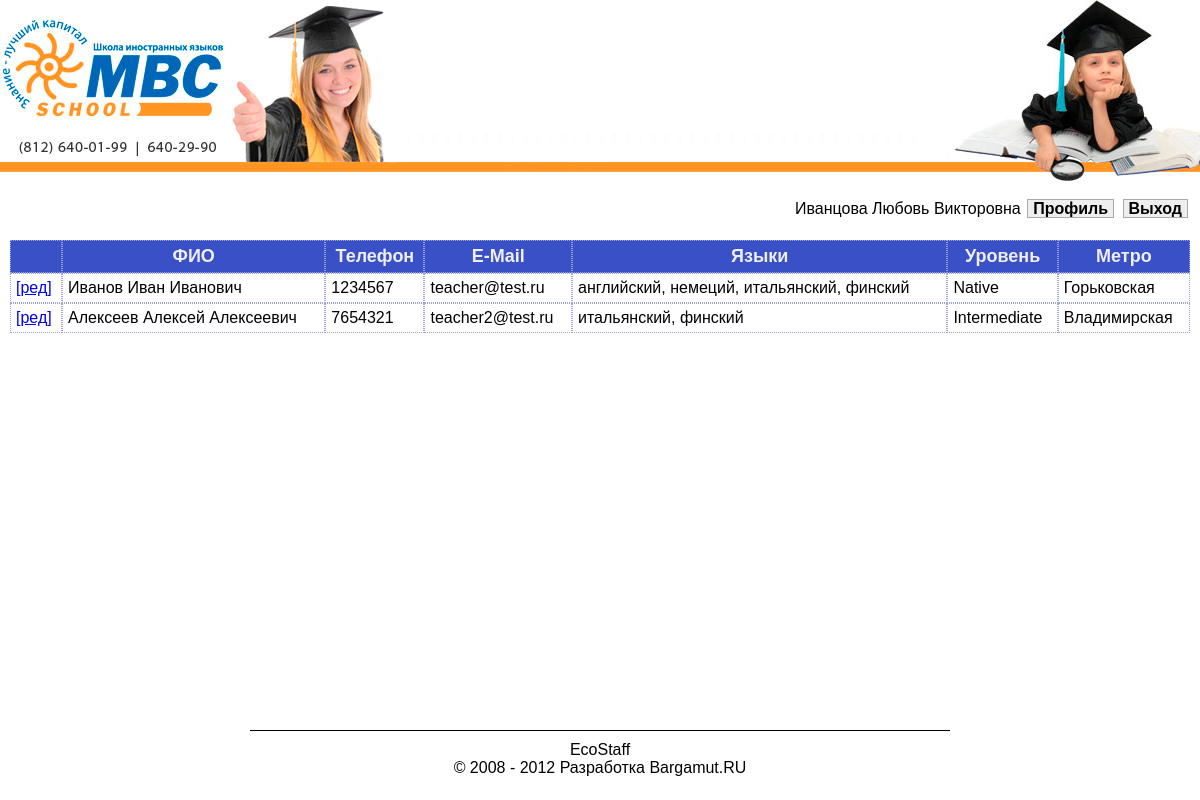
Page /report/teachers.php (signed in) on the committed database.
### tables this page shows
CREATE TABLE IF NOT EXISTS `teachers` (
  `id` int(11) NOT NULL AUTO_INCREMENT COMMENT 'ID преподавателя',
  `fio` char(50) NOT NULL COMMENT 'ФИО преподавателя',
  `phone` char(14) NOT NULL COMMENT 'Телефона преподавателя',
  `email` char(50) NOT NULL COMMENT 'E-Mail преподавателя',
  `languages` char(50) NOT NULL COMMENT 'Массив ID языков преподавателя',
  `grade` int(11) NOT NULL COMMENT 'ID уровня преподавателя',
  `metro` int(11) NOT NULL COMMENT 'ID станции метро',
  PRIMARY KEY (`id`)
);

CREATE TABLE IF NOT EXISTS `teachers_grades` (
  `id` int(11) NOT NULL AUTO_INCREMENT COMMENT 'ID уровня преподавателя',
  `name` char(50) NOT NULL COMMENT 'Название уровня преподавания',
  PRIMARY KEY (`id`)
);

CREATE TABLE IF NOT EXISTS `stations` (
  `id` int(11) NOT NULL AUTO_INCREMENT COMMENT 'ID станции метро',
  `name` char(50) NOT NULL COMMENT 'Название станции метро',
  PRIMARY KEY (`id`)
);

### top.php (called while the page is built, shortened)
<?php include('eng/site.conf.php');
if ($USER->already_login()) {
    $userinfo = $_SESSION['USER'];
    $userinfo['logined'] = true;
} else {
    if ($_SERVER['REQUEST_URI'] != '/auth/') {
        header('Location: http://' . $_SERVER['SERVER_NAME'] . '/auth/');
    }
}
?>

### eng/site.conf.php (called while the page is built, shortened)
<?php
include_once('api/api.database.php');
include_once('api/api.users.php');
$DB     = new Database();
$USER   = new Users($DB);
?>

### eng/api/api.users.php (called while the page is built, shortened)
<?php
class Users {
    function userTab($uname) {
        $res = file_get_contents(SITE_ROOT.'/tpl/userTab.html');
        $res = str_replace('{uname}',           $uname, $res);
        $res = str_replace('{AUTH_PROFILE}',    AUTH_PROFILE, $res);
        $res = str_replace('{AUTH_EXIT}',       AUTH_EXIT, $res);
        return $res;
    }
}

### eng/api/api.database.php (called while the page is built, shortened)
<?php
class Database {
    function db_query() {
        $args = func_get_args();
        if (func_num_args() >= 1) {
            $q = array_shift($args);
            $r = mysql_query($q) or die(mysql_error());
            $r = $this->db_make_result($r, $q);
        } else {
            $r = 'Нет нужных данных!';
        }
        return $r;
    }
    private function db_make_result($r, $q) {
        $result = array();
        if (preg_match('/^SELECT/i', $q)) {
            if (mysql_num_rows($r) == 1) {
                $result[] = mysql_fetch_assoc($r);
            } else if (mysql_num_rows($r) > 1) {
                while ($row = mysql_fetch_assoc($r)) {
                    $result[] = $row;
                }
            }
        }
        return $result;
    }
}
?>

### report/teachers.php (the view, shortened to what this page needs)
<?php include('../top.php');?>
<!DOCTYPE html>
<html>
<head>
    <link rel="stylesheet" type="text/css" href="../css/default.css" />
    <link rel="stylesheet" type="text/css" href="../css/teachers.css" />
    <link rel="stylesheet" type="text/css" href="../css/auth.css" />
    <link rel="stylesheet" type="text/css" href="../css/main.css" />
</head>
<body>
<div class="main ">
    <div class="header">
        <?=SITE_LOGO?>
    </div>
    <div class="usertab">
        <?php if ($userinfo['logined']) { echo $USER->userTab($userinfo['UNAME']); }?>
    </div>
    <div class="content">
        <?php
        function arrayAttr($mainarr, $needle) {
            $arr = array();
            $needle = explode(',', $needle);
            foreach ($mainarr as $kl => $vl) {
                foreach ($needle as $kvl => $vvl) {
                    if ($vl['id'] == $vvl) {
                        $arr[] = $vl['name'];
                    }
                }
            }
            return implode(', ', $arr);
        }
        $teachers       = $DB->db_query('SELECT * FROM teachers ORDER BY `id`');
        $languages      = $DB->db_query('SELECT * FROM languages ORDER BY `id`');
        $t_grades       = $DB->db_query('SELECT * FROM teachers_grades ORDER BY `id`');
        $stations       = $DB->db_query('SELECT * FROM stations ORDER BY `id`');
        $teachers = array_values($teachers);
        $t_result = '<table border="0" cellspadding="0" cellspacing="0">';
        foreach ($teachers as $k => $v) {
            if ($k == 0) {
                $t_result .= '<tr class="caption">'.
                    '<td></td>'.
                    '<td>ФИО</td>'.
                    '<td>Телефон</td>'.
                    '<td>E-Mail</td>'.
                    '<td>Языки</td>'.
                    '<td>Уровень</td>'.
                    '<td>Метро</td>'.
                    '</tr>';
            }
            $langs = arrayAttr($languages, $v['languages']);
            $t_result .= '<tr>'.
                '<td><a href="/staff/?s='.$v['id'].'&m=t">[ред]</a></td>'.
                '<td>'.$v['fio'].'</td>'.
                '<td>'.$v['phone'].'</td>'.
                '<td>'.$v['email'].'</td>'.
                '<td>'.$langs.'</td>'.
                '<td>'.$t_grades[$v['grade'] - 1]['name'].'</td>'.
                '<td>'.$stations[$v['metro'] - 1]['name'].'</td>'.
                '</tr>';
        }
        $t_result .= '</table>';
        $main_tpl = file_get_contents(SITE_ROOT.'/tpl/reports/teachPage.html');
        $main_tpl = str_replace('{teachers}', $t_result, $main_tpl);
        echo $main_tpl;
        ?>
    </div>
    <div class="push"></div>
</div>
<div class="footer">
    <hr />
    <?=CREDITS?>
    <?=DEVELOPERS?>
</div>
</body>
</html>

### css/default.css (style rules this page uses)
html, body { height: 100%; margin: 0px; padding: 0px; font-family: Tahoma, Arial; }
hr { color: #000; background-color: #000; border: 0px none; height: 1px; clear: both; margin: 0px; }
.button { background-color: #eee; border: 1px #aaa solid; font-weight: bold; cursor: pointer; }
.main { min-height: 100%; height: auto !important; height: 100%; width: 100%; margin: 0px 0px -70px; }
.header { position: relative; height: 190px; background: url('/img/default/logo2.png') no-repeat top right; margin-bottom: 5px; }
.logo1 { border: 0px; }
.usertab { height: 30px; padding: 5px 10px; text-align: right; }
.content { padding: 5px 10px 15px; }
.footer, .push { height: 70px; width: 900px; margin: 0px auto; text-align: center; }
.footer hr { width: 700px; margin: 0 auto 10px; }

### css/teachers.css (style rules this page uses)
.teachers table { width: 100%; }
.teachers table tr td { padding: 5px; border: 1px #9EA3DD dotted; }
.teachers table tr.caption { text-align: center; font-size: 18px; font-weight: bold; background-color: #3A50C7; color: #EEE; }

### css/auth.css (style rules this page uses)
#maProfile, #maExit { color: #000; padding: 0px 5px; margin: 0px 2px; text-align: center; text-decoration: none; }

### rows in the picture
teachers: shows "ФИО", fio "Иванов Иван Иванович", phone "1234567", email "teacher@test.ru", languages "английский, немеций, итальянский, финский", grade.name "Native", metro.name "Горьковская"
teachers: fio "Алексеев Алексей Алексеевич", phone "7654321", email "teacher2@test.ru", languages "итальянский, финский", grade.name "Intermediate", metro.name "Владимирская"

### other values in the picture
$USER->userTab($userinfo['UNAME']) "Иванцова Любовь Викторовна Профиль Выход"
CREDITS "EcoStaff © 2008 - 2012"
DEVELOPERS "Разработка Bargamut.RU"
